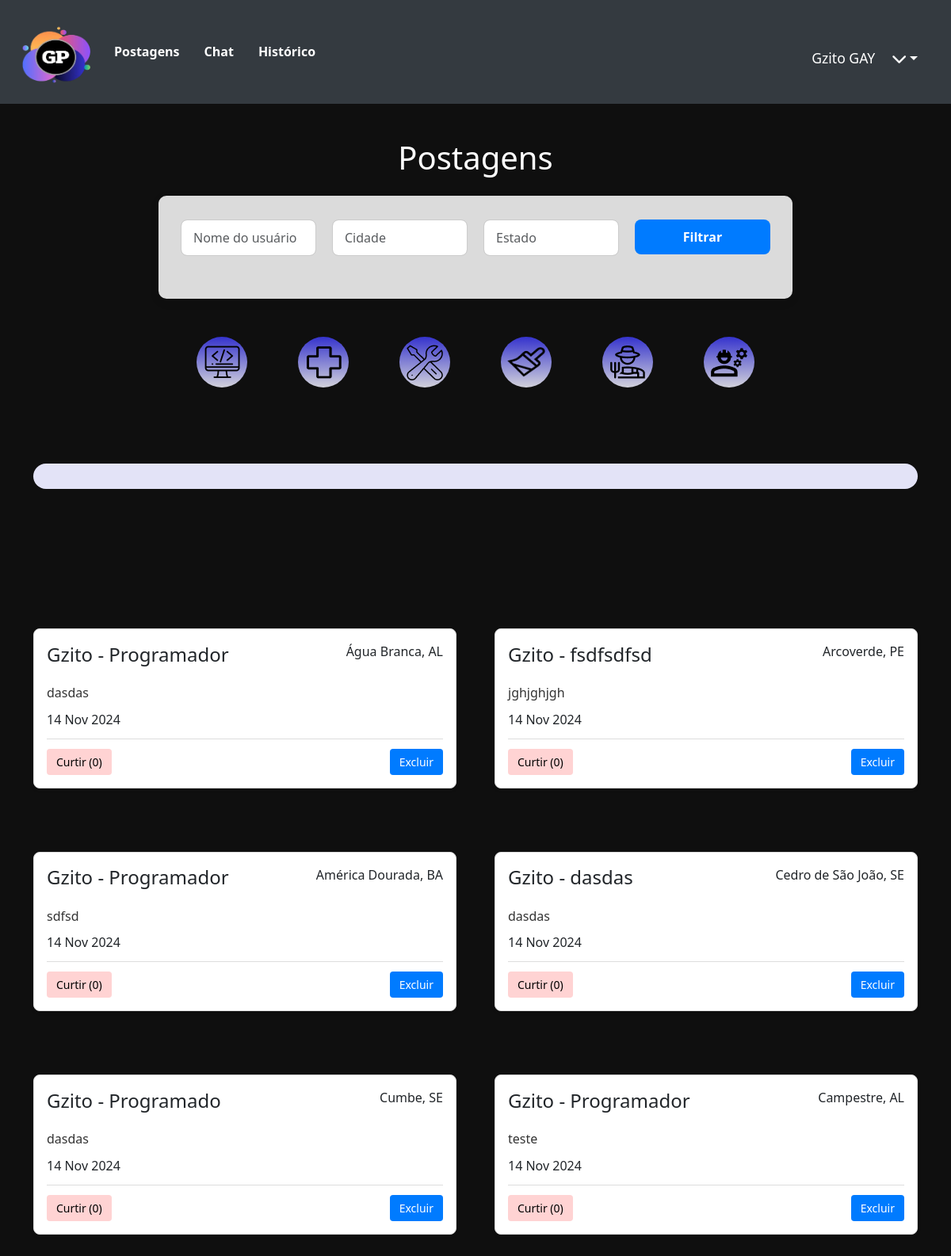
Page /postagens (signed in) on the committed database.
### network/models.py (models this page shows, shortened)
class User(db.Model, UserMixin):
    id = db.Column(db.Integer, primary_key=True)
    nome = db.Column(db.String, nullable=True)
    sobrenome = db.Column(db.String, nullable=True)
    email = db.Column(db.String, nullable=True)
    senha = db.Column(db.String, nullable=True)
    last_login = db.Column(db.DateTime, nullable=True)
    imagem = db.Column(db.String, nullable=True, default='default.png')
    posts = db.relationship('Post', backref='user', lazy=True)
    post_comentarios = db.relationship('PostComentarios', backref='user', lazy=True)

class Post(db.Model):
    id = db.Column(db.Integer, primary_key=True)
    data_criacao = db.Column(db.DateTime, default=datetime.utcnow)
    mensagem = db.Column(db.String, nullable=True)
    estado = db.Column(db.String, nullable=True)
    cidade = db.Column(db.String, nullable=True)
    profissao = db.Column(db.String, nullable=True)
    imagem = db.Column(db.String, nullable=True, default='default.png')
    user_id = db.Column(db.Integer, db.ForeignKey('user.id'), nullable=True)
    comentarios = db.relationship('PostComentarios', backref='post', lazy=True)
    likes_count = db.Column(db.Integer, default=0)
    user_likes = db.relationship('UserLikes', backref='liked_post', lazy=True, cascade="all, delete-orphan")

### network/routes.py (the view)
@app.route('/postagens', methods=['GET'])
@login_required
def postagens():
    nome_usuario = request.args.get('nome_usuario', '')
    estado = request.args.get('estado', '')
    cidade = request.args.get('cidade', '')
    query = Post.query
    if nome_usuario:
        query = query.filter(Post.user.has(nome=nome_usuario))
    if estado:
        query = query.filter(Post.estado == estado)
    if cidade:
        query = query.filter(Post.cidade == cidade)
    dados = query.order_by(Post.data_criacao.desc()).all()
    context = {'dados': dados}
    return render_template('posts.html', context=context)

### network/models.py (called while the page is built)
@login_manager.user_loader
def load_user(user_id):
    return User.query.get(user_id)

### network/templates/posts.html (shortened to what this page needs)
<!DOCTYPE html>
<html lang="en">
<head>
    <link rel="stylesheet" href="{{ url_for('static', filename='styles/stylePostagens.css') }}">
    <link href="https://cdn.jsdelivr.net/npm/bootstrap@5.3.3/dist/css/bootstrap.min.css" rel="stylesheet">
    <link rel="stylesheet" href="https://cdnjs.cloudflare.com/ajax/libs/font-awesome/6.0.0-beta3/css/all.min.css">
    <link rel="stylesheet" href="{{ url_for('static', filename='styles/styleHeader.css') }}">
</head>
<body>
    <header>
        <nav class="navbar navbar-expand-lg">
            <a class="navbar-brand" href="{{ url_for('homepage') }}">
                <img src="{{ url_for('static', filename='assets/logo.png') }}" alt="Logo" width="100">
            </a>
            <div class="collapse navbar-collapse" id="navbarContent">
                <ul class="navbar-nav mr-auto">
                    <li class="nav-item">
                        <a class="nav-link" href="{{ url_for('postagens') }}">Postagens</a>
                    </li>
                    {% if context['dados'] %}
                    <li class="nav-item">
                        <a href="{{ url_for('chat', post_id=context['dados'][0].id) }}" class="nav-link">Chat</a>
                    </li>
                    {% endif %}
                    <li class="nav-item">
                        <a class="nav-link" href="{{ url_for('historico') }}">Histórico</a>
                    </li>
                </ul>
                <div class="d-flex flex-row align-items-center mt-3">
                    <span class="text-white">{{ current_user.nome }} {{ current_user.sobrenome }}</span>
                    <div class="dropdown">
                        <button class="btn dropdown-toggle text-white" type="button" id="userDropdown"
                            data-bs-toggle="dropdown" aria-expanded="false">
                            <i class="fas fa-chevron-down"></i>
                        </button>
                    </div>
                </div>
            </div>
        </nav>
    </header>
    <div class="container-post">
        <div class="container mt-4">
            <h1 class="mb-4">Postagens</h1>
            <div class="style-search">
                <form action="{{ url_for('postagens') }}" method="get" class="mb-4">
                    <div class="row">
                        <div class="col-md-3">
                            <input type="text" name="nome_usuario" class="form-control" placeholder="Nome do usuário"
                                value="{{ request.args.get('nome_usuario', '') }}">
                        </div>
                        <div class="col-md-3">
                            <input type="text" name="cidade" class="form-control" placeholder="Cidade"
                                value="{{ request.args.get('cidade', '') }}">
                        </div>
                        <div class="col-md-3">
                            <input type="text" name="estado" class="form-control" placeholder="Estado"
                                value="{{ request.args.get('estado', '') }}">
                        </div>
                        <div class="col-md-3">
                            <button type="submit" class="btn btn-primary w-100">Filtrar</button>
                        </div>
                    </div>
                </form>
            </div>
            <div id="local-profi" class="mt-5">
                <div class="style-profi">
                    <a href="{{ url_for('filter_posts', profession='Programador') }}" class="rem-img">
                        <img src="{{ url_for('static', filename='assets/programador.png') }}" alt="" class="rem-img"
                            alt="Programador">
                    </a>
                </div>
                <div class="style-profi">
                    <a href="{{ url_for('filter_posts', profession='Medico') }}" class="rem-img">
                        <img src="{{ url_for('static', filename='assets/medico.png') }}" class="rem-img" alt="Medico">
                    </a>
                </div>
                <div class="style-profi">
                    <a href="{{ url_for('filter_posts', profession='Mecanico') }}" class="rem-img">
                        <img src="{{ url_for('static', filename='assets/mecanico.png') }}" class="rem-img"
                            alt="Mecanico">
                    </a>
                </div>
                <div class="style-profi">
                    <a href="{{ url_for('filter_posts', profession='Pintor') }}" class="rem-img">
                        <img src="{{ url_for('static', filename='assets/pintor.png') }}" class="rem-img" width="48"
                            alt="Pintor">
                    </a>
                </div>
                <div class="style-profi">
                    <a href="{{ url_for('filter_posts', profession='Fazendeiro') }}" class="rem-img">
                        <img src="{{ url_for('static', filename='assets/fazendeiro.png') }}" class="rem-img"
                            alt="Fazendeiro">
                    </a>
                </div>
                <div class="style-profi">
                    <a href="{{ url_for('filter_posts', profession='Trabalhador') }}" class="rem-img">
                        <img src="{{ url_for('static', filename='assets/trabalhador.png') }}" class="rem-img"
                            alt="Trabalhador">
                    </a>
                </div>
            </div>
            <div class="div-post">
            </div>
            <tbody>
                <div class="d-flex flex-wrap justify-content-center gap-5 mt-posts">
                    {% for post in context['dados'] %}
                    <div class="post-container ">
                        <div class="post-header">
                            <h4>{{ post.user.nome }} - {{ post.profissao }}</h4>
                            <p>{{ post.cidade }}, {{ post.estado }}</p>
                        </div>
                        <div class="post-content">
                            <p>{{ post.mensagem }}</p>
                            <span class="post-date">{{ post.data_criacao.strftime('%d %b %Y') }}</span>
                        </div>
                        <div class="post-actions">
                            <button class="like-button not-liked" data-post-id="{{ post.id }}"
                                data-likes="{{ post.likes_count }}">
                                Curtir (<span class="likes-count">{{ post.likes_count }}</span>)
                            </button>
                            {% if post.user_id == current_user.id %}
                            <button type="button" class="btn-delete-post" data-bs-toggle="modal"
                                data-bs-target="#confirmDeleteModal{{ post.id }}">
                                Excluir
                            </button>
                            {% endif %}
                        </div>
                    </div>
                    {% endfor %}
                </div>
            </tbody>
        </div>
</body>
</html>

### network/static/styles/stylePostagens.css (style rules this page uses)
body { font-family: 'Arial', sans-serif; background-color: #f5f5f5; color: #333; margin: 0; padding: 0; }
.container-post { background-color: #0F0F0F; padding: 20px; }
.d-flex.align-items-center span { color: #f8f9fa; margin-right: 10px; }
#local-profi { display: flex; justify-content: center; gap: 4rem; }
.style-profi { width: 70px; }
.style-profi img { transition: transform 0.3s; }
.container h1 { color: #fff; text-align: center; margin-bottom: 30px; }
.post-container { background-color: #ffffff; border: 1px solid #ddd; border-radius: 8px; padding: 16px; margin: 16px 0; box-shadow: 0 2px 4px rgba(0, 0, 0, 0.1); flex: 1 1 calc(33.333% - 16px); }
.mt-posts { margin-top: 10rem; }
.post-header { display: flex; align-items: center; justify-content: space-between; margin-bottom: 12px; }
.post-content p { margin: 0 0 8px; line-height: 1.6; color: #333; }
.post-content { margin-top: 12px; }
.post-actions { display: flex; justify-content: space-between; align-items: center; margin-top: 12px; border-top: 1px solid #ddd; padding-top: 12px; }
.post-actions button { background-color: #007bff; color: #fff; border: none; border-radius: 4px; padding: 6px 12px; font-size: 14px; cursor: pointer; transition: background-color 0.3s; }
.btn-delete-post { background-color: #ff6666; color: white; border: none; border-radius: 5px; padding: 5px 10px; cursor: pointer; }
.rem-img { background-color: transparent; }
.style-profi { width: 4rem; height: 4rem; background: linear-gradient(180deg, #3533CD 0%, #D2D2DB 100%); border-radius: 40px; display: flex; justify-content: center; align-items: center; }
.like-button { background-color: white; color: black; border: 1px solid #ccc; border-radius: 5px; padding: 5px 10px; cursor: pointer; transition: background-color 0.3s ease, color 0.3s ease; }
.like-button.not-liked { background-color: rgb(255, 211, 211); color: #000; }
.style-search { background-color: #dbdbdb; padding: 30px; border-radius: 10px; box-shadow: 0 4px 12px rgba(0, 0, 0, 0.1); max-width: 800px; margin: 20px auto; transition: all 0.3s ease; }
.style-search .form-control { border-radius: 8px; border: 1px solid #ccc; padding: 10px 15px; transition: border-color 0.3s ease; }
.style-search button { border-radius: 8px; padding: 10px 20px; background-color: #007bff; color: #fff; border: none; font-weight: bold; transition: background-color 0.3s ease; }
.style-search .row { margin-bottom: 15px; }
.style-search .col-md-3 { padding-right: 10px; padding-left: 10px; }
.style-search button { width: 100%; }
.div-post { width: 100%; height: 2rem; background-color: #e3e3f7; margin-top: 6rem; border-radius: 2rem; }

### network/static/styles/styleHeader.css (style rules this page uses)
header { background-color: #343a40; padding: 10px 20px; }
.navbar { display: flex; justify-content: space-between; align-items: center; }
.navbar-brand img { height: 85px; }
.navbar-nav .nav-link { color: white; font-weight: bold; margin-right: 15px; transition: color 0.3s; }
.navbar-collapse { text-align: center; }
.d-flex { margin-left: auto; align-items: center; }
.text-white { font-size: 1.1rem; margin-right: 10px; }
.dropdown-toggle { background-color: transparent; border: none; color: white; font-size: 1.2rem; display: flex; align-items: center; }

### rows in the picture
User: nome "Gzito", sobrenome "GAY"
Post: user.nome "Gzito", profissao "Programador", cidade "Água Branca", estado "AL", mensagem "dasdas", data_criacao "14 Nov 2024", likes_count "0"
Post: user.nome "Gzito", profissao "fsdfsdfsd", cidade "Arcoverde", estado "PE", mensagem "jghjghjgh", data_criacao "14 Nov 2024", likes_count "0"
Post: user.nome "Gzito", profissao "Programador", cidade "América Dourada", estado "BA", mensagem "sdfsd", data_criacao "14 Nov 2024", likes_count "0"
Post: user.nome "Gzito", profissao "dasdas", cidade "Cedro de São João", estado "SE", mensagem "dasdas", data_criacao "14 Nov 2024", likes_count "0"
Post: user.nome "Gzito", profissao "Programado", cidade "Cumbe", estado "SE", mensagem "dasdas", data_criacao "14 Nov 2024", likes_count "0"
Post: user.nome "Gzito", profissao "Programador", cidade "Campestre", estado "AL", mensagem "teste", data_criacao "14 Nov 2024", likes_count "0"
